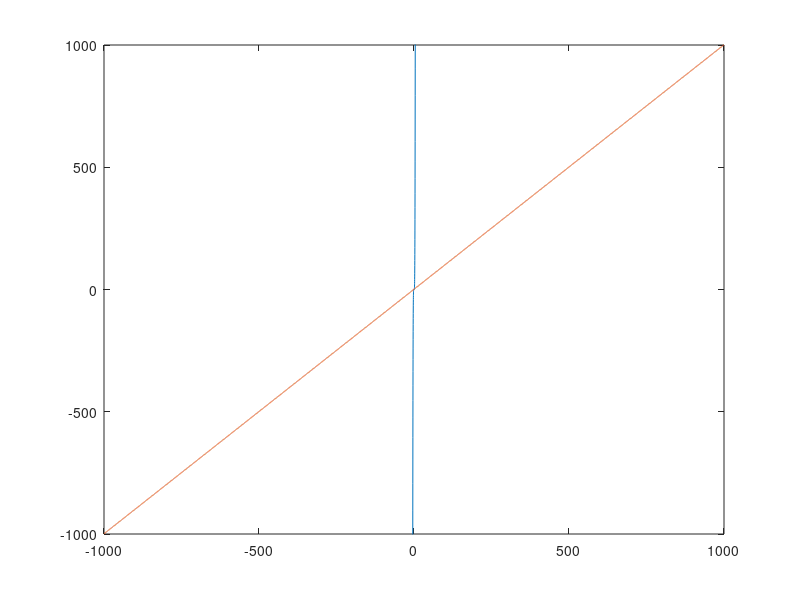

This figure's MATLAB source: (Note: this script raises an error after producing the figure.)
%% 2.1
roots([1 0 -2])

%% 2.2
fzero(@(x) x.^2 - 2, [0 5])
fzero(@(x) x.^2 - 2, [-5 0])

%% 3.1
x = -1000:0.1:1000;
f1 = @(x) x.^5;
f2 = @(x) x + 1;
clf;
plot(x, f1(x), x, f2(x));
axis([-1000, 1000, -1000, 1000]);
% 1 reell rot

%% 3.2
roots([1 0 0 0 -1 -1])

%% 3.3
f = @(x) x.^5 - (x + 1);
fzero(f, 0)
% Kan ej best?mma komplexa r?tter

%% 4.1
roots([1 0 -2i])

%% 4.2
fzero(@(x) x.^2 - 2i, 0)
% Det blir fel

%% 5.2
f = @(x) x.^2 -2i;
fp = @(x) 2*x;
newton(f, fp, 3, 5)
newton(f, fp, -0.5, 5)

%% 5.3
f = @(x) x.^2 -2;
fp = @(x) 2*x;
newton(f, fp, 1, 5)

%% 5.4
newton(@sin, @cos, 2, 5)
x = -1:0.1:4;
clf;
plot(x, sin(x));

%% 5.5
newton(@sin, @cos, 0, 5)
newton(@sin, @cos, 1, 5)
newton(@sin, @cos, 2, 5)
newton(@sin, @cos, 3, 5)
newton(@sin, @cos, 4, 5)
newton(@sin, @cos, 5, 5)
newton(@sin, @cos, 6, 5)
newton(@sin, @cos, 7, 5)

%% 6.1
x = -5:0.1:5;
f = @(x) sin(x) - 0.1;
clf;
plot(x, sin(x), x, f(x))

%% 6.2
x = -5:0.01:5;
f1 = @(x) sin(10*x);
f2 = @(x) sin(10*x) - 0.1;
clf;
plot(x, f1(x), x, f2(x));